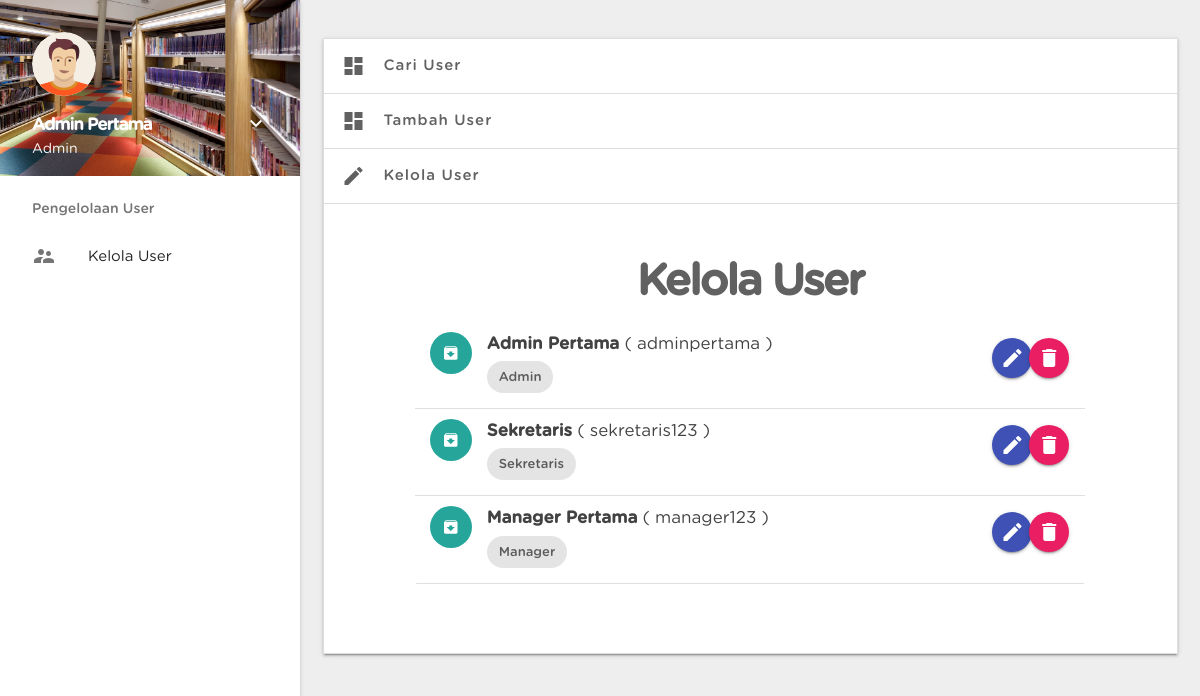
The page /kelolauser.php (signed in) on the database its author committed.
### tables this page shows
CREATE TABLE `tbl_user` (
  `kd_user` varchar(10) NOT NULL,
  `username` varchar(35) NOT NULL,
  `password` varchar(35) NOT NULL,
  `nama` varchar(35) NOT NULL,
  `hak_akses` varchar(20) NOT NULL
);

### kelolauser.php (the view, shortened to what this page needs)
<!DOCTYPE html>
 <html>
   <?php
   	include 'library/head.php';
    ?>
   <body class="font-medium" style="background: #eee;">
  <?php
     include 'library/navbar.php';
    ?>
 <a href="#" data-activates="slide-out" class="button-collapse"><i class="material-icons">menu</i></a>
 <div class="row" style="margin-left: 300px;">
   <div class="container" style="width: 95%;">
     <ul class="collapsible" data-collapsible="accordion">
       <li>
     <div class="collapsible-header grey-text text-darken-2" style="letter-spacing:1px;"><i class="material-icons">dashboard</i>Cari User</div>
   </li>
   <li>
     <div class="collapsible-header grey-text text-darken-2" style="letter-spacing:1px;"><i class="material-icons">dashboard</i>Tambah User</div>
   </li>
   <li>
     <div class="collapsible-header grey-text text-darken-2 active" style="letter-spacing:1px;"><i class="material-icons">mode_edit</i>Kelola User</div>
     <div class="collapsible-body white">
       <div class="card z-depth-0" style="margin-top:-3%;">
       <div class="card-content">
         <div class="container" style="width:90%;">
           <h3 class="grey-text text-darken-2 center" style="font-weight: 600;letter-spacing: -2px;">Kelola User</h3>
           <ul class="collection">
           <?php
            if (empty($_GET['search'])) {
             $sqlex = "SELECT * FROM tbl_user";
           } else {
             $sqlex = "SELECT * FROM tbl_user WHERE username LIKE '%$_GET[search]%' OR nama LIKE '%$_GET[search]%'";
           }
             $sql = mysql_query($sqlex) or die(mysql_error());
             while ($anggota = mysql_fetch_array($sql)) {
               $deletebutton = "delete_anggota".$anggota['kd_user'];
               ?>
             <li class="collection-item avatar">
                  <i class="material-icons circle teal lighten-1">archive</i>
                   <span class="title" style="font-size: 17px;font-weight: 300;"><span class="grey-text text-darken-3" style="font-weight: 600;"><?php echo $anggota['nama']; ?> <span style="font-weight: 300;">( <?php echo $anggota['username']; ?> )</span></span></span>
                   <p class="grey-text text-darken-1 regular-font" style="font-size: 15px;margin-top: 1%;"><span class="chip font-medium font-light" style="text-transform: capitalize;font-weight: 400;"><span style="font-weight: 500;"><?php echo $anggota['hak_akses']; ?></span></span>
                   </p>
                   <form action="" method="post">
                   <a href="#editsuratmasuk<?php echo $anggota['kd_user'] ?>" class="modal-trigger btn-floating indigo secondary-content accent waves-effect waves-light hide-on-med-and-down tooltipped" data-position="top" data-delay="50" data-tooltip="Edit User" style="margin-right:5.5%;"><i class="material-icons">mode_edit</i></a>
                   <button name="<?php echo $deletebutton ?>" onclick="return confirm('Anda yakin ingin menghapus  ?');" class="btn-floating waves-effect waves-light secondary-content pink accent tooltipped" data-position="right" data-delay="50" data-tooltip="Hapus User"><i class="material-icons">delete</i></button>
                   </form>
                 </li>
             <?php
             }
            ?>
             </ul>
         </div>
       </div>
     </div>
     </div>
   </li>
 </ul>
   </div>
 </div>
   </body>
 </html>

### css/style.css (style rules this page uses)
.font-medium { font-family: 'gotham rounded','roboto',sans-serif; font-weight: 500; }
.font-light { font-family: 'gotham rounded','roboto',sans-serif; font-weight: 400; }

### library/head.php (style rules this page uses)
.material-icons { font-family: 'Material Icons'; font-weight: normal; font-style: normal; font-size: 24px; line-height: 1; letter-spacing: normal; text-transform: none; display: inline-block; white-space: nowrap; word-wrap: normal; direction: ltr; -webkit-font-smoothing: antialiased; text-rendering: optimizeLegibility; -webkit-font-feature-settings: 'liga'; -moz-font-feature-settings: 'liga'; font-feature-settings: 'liga'; }

### rows shown on the page
tbl_user: nama "Admin Pertama", username "adminpertama", hak_akses "Admin"
tbl_user: nama "Sekretaris", username "sekretaris123", hak_akses "Sekretaris"
tbl_user: nama "Manager Pertama", username "manager123", hak_akses "Manager"

### other values the page prints
$_SESSION['namahome'] "Admin Pertama"
$_SESSION['role'] "Admin"
